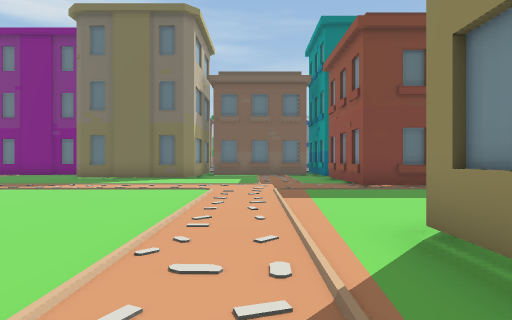
view 1 (above)

24 first-person views from a walk through a scene from a Unity 3-D project. The camera is 1.4 m above the floor, looks level and sees 75° across. The floor is counted in squares, 2 m on a side. Each view is taken from the middle of a square. On the plan, view 1 faces up. The plan holds only what a view shows up to about 10 squares ahead; the rest is blank. The place goes on beyond the plan. The player is left out.

view 2
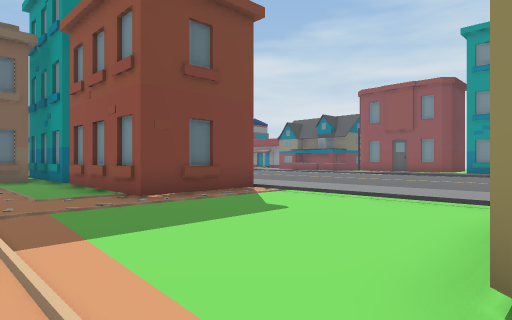

view 3
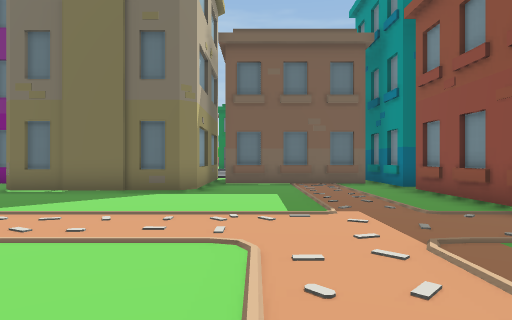

view 4
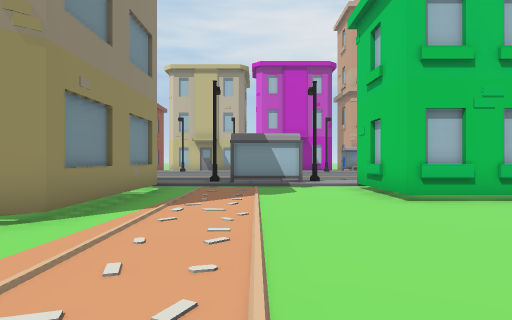

view 5
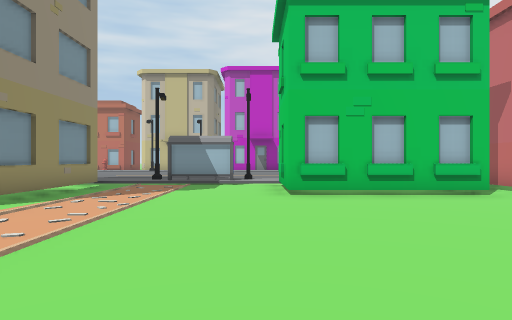

view 6
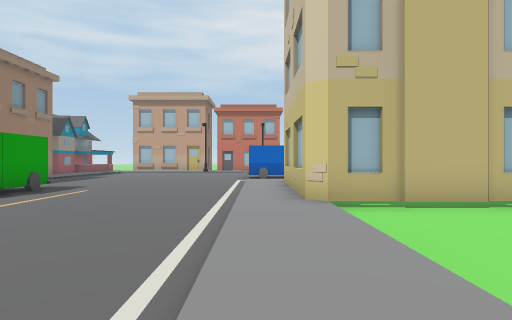

view 7
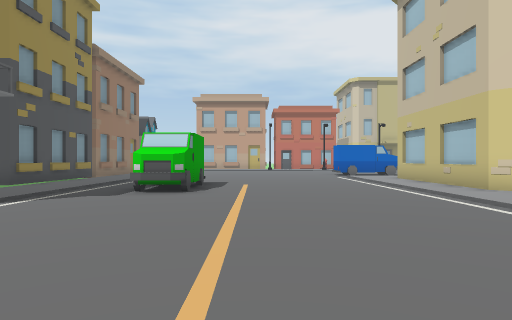

view 8
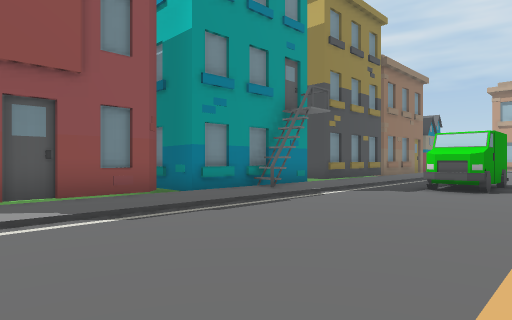

view 9
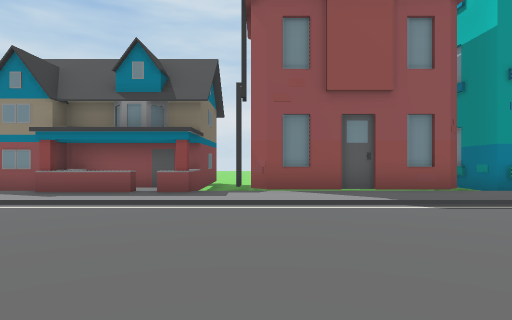

view 10
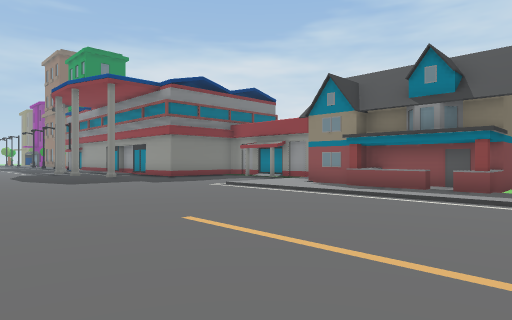

view 11
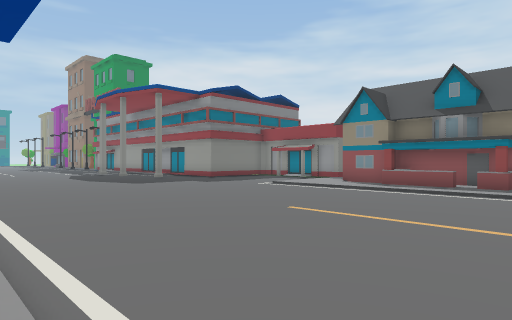

view 12
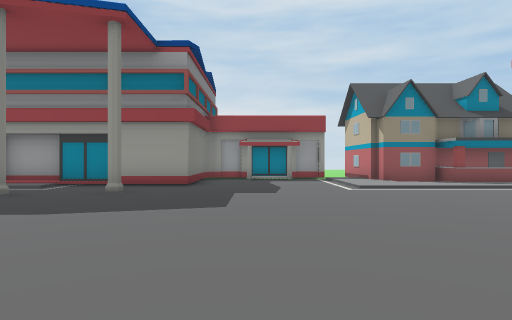

view 13
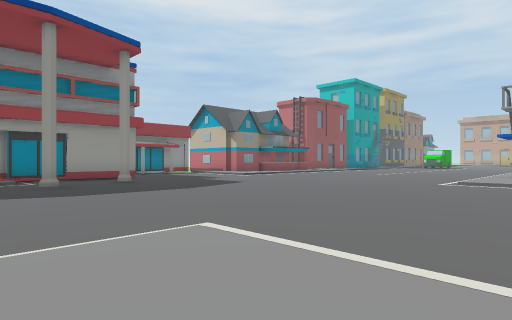

view 14
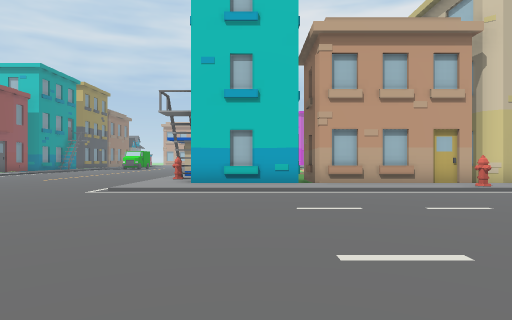

view 15
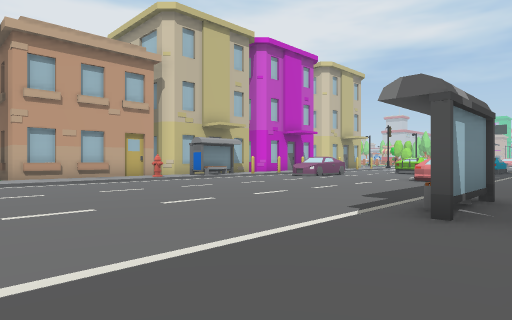

view 16
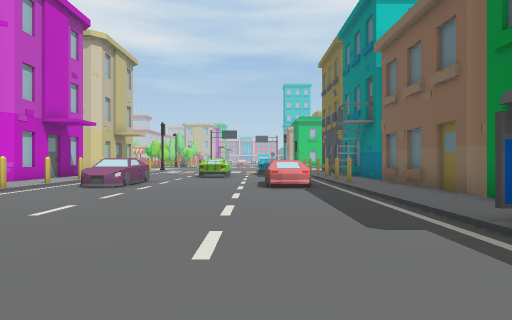

view 17
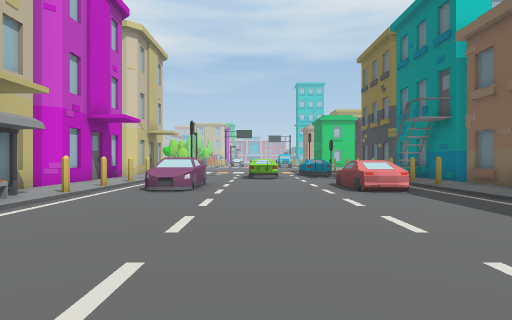

view 18
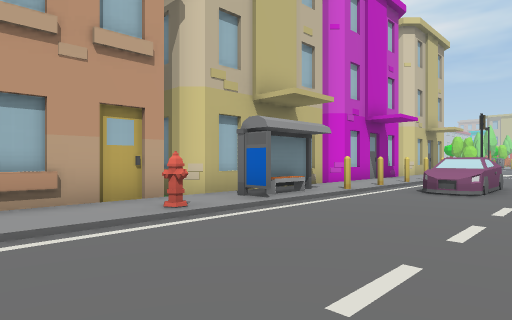

view 19
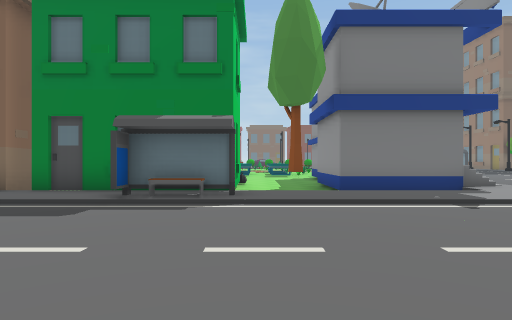

view 20
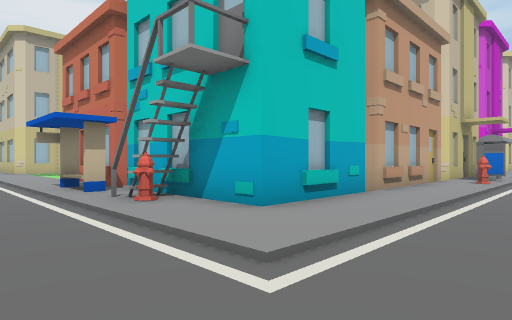

view 21
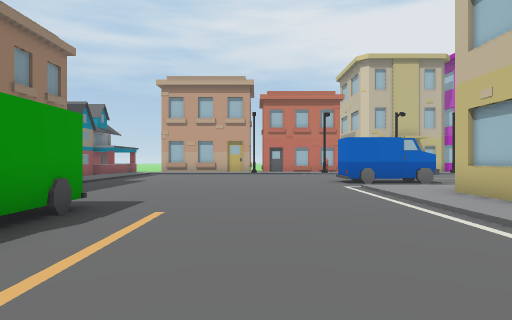

view 22
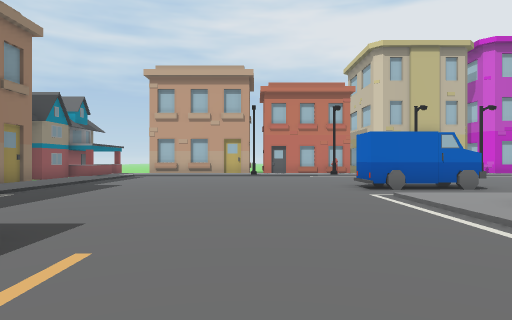

view 23
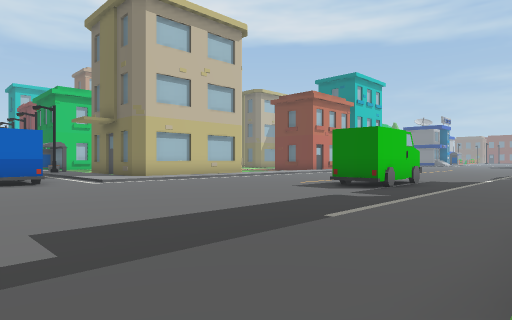

view 24
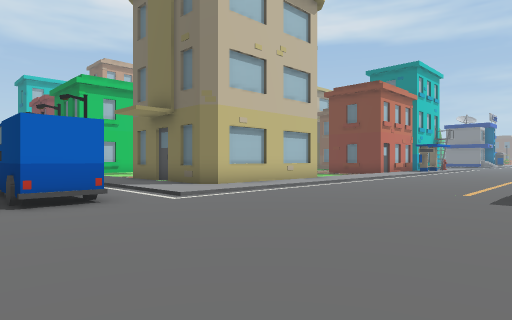

### Floor plan
Key: @ floor where view 1 was taken; # wall or solid block; . main floor; : floor 0.25 m higher than the main floor; / step, stairs or slope; O other object.
Columns run from 9 left of view 1 to 18 right of it. Each row starts with its distance up from view 1.
 30      #     O####/
 29 #O#O#### O/O////:..      ##
 28 O:O:::::OO:::::::......./:#
 27  .....................#..##
 26    ......................#
 25 ..O....................#.#
 24 .........................##
 23 ...........................
 22 ...........................
 21 OOO........................
 20 ...........................
 19 O:OO:OO:O::::::::......./::
 18 ##:####:#O#O###::......./:/
 17  #    ### ### ##:......./:/#
 16  O    ##   #   OO......./:O#
 15 #O    ##OO###  O:......./:O#
 14  .O   #O....#  OO......./:O#
 13   #####O....###OO......./:/
 12    ...  ....#  O:......./:#O
 11    .........O  O:.  ..../:#
 10     ........#   :   ..../:#
  9    .........#O#O:  ...../:#
  8    ............/:......./:##
  7    ............/:......./:/#
  6     .........../:......./:O
  5    ............/:......./OO
  4    ............/:......./:#
  3   .........###O#:.....O./:#
  2  ..........O   O:.....#./:/
  1 O#OO##.....#   #:.....#./:O
  0 ##   #...@.#   #:......./:O
 -1 O    #.....#  ##:......./:
 -2      O/OO//####::......./:O
 -3      :/O:#:::::::......./:O
 -4              .........../:O
 -5              .O##......./:O
 -6              .O##......./:O
 -7                 ......../:/

Positions as (right, up) in squares from view 1, and headings:
1: (0, 0), facing up
2: (0, 3), facing up-right
3: (-1, 5), facing up
4: (-1, 7), facing down
5: (-3, 8), facing down
6: (7, 9), facing down
7: (11, 10), facing down
8: (11, 11), facing down-right
9: (10, 12), facing right
10: (9, 12), facing up-right
11: (7, 12), facing up-right
12: (7, 22), facing right
13: (5, 29), facing down-right
14: (4, 27), facing down
15: (4, 29), facing down-left
16: (2, 25), facing left
17: (1, 23), facing left
18: (1, 23), facing down-left
19: (1, 22), facing up
20: (9, 21), facing down-left
21: (10, 5), facing down
22: (10, 3), facing down
23: (17, -7), facing up-left
24: (13, -7), facing up-left
